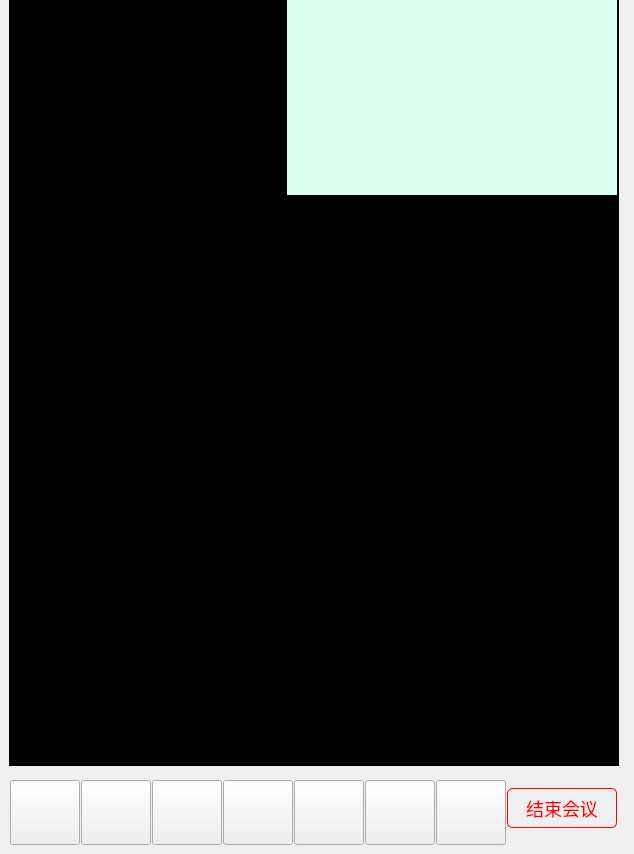
         <widget class="QWidget" name="widgetVideoShow" native="true">
          <property name="sizePolicy">
           <sizepolicy hsizetype="Preferred" vsizetype="Expanding">
            <horstretch>0</horstretch>
            <verstretch>0</verstretch>
           </sizepolicy>
          </property>
          <property name="minimumSize">
           <size>
            <width>630</width>
            <height>0</height>
           </size>
          </property>
          <property name="mouseTracking">
           <bool>true</bool>
          </property>
          <widget class="QWidget" name="peerDesc" native="true">
           <property name="geometry">
            <rect>
             <x>9</x>
             <y>-5</y>
             <width>610</width>
             <height>771</height>
            </rect>
           </property>
           <property name="sizePolicy">
            <sizepolicy hsizetype="Expanding" vsizetype="Expanding">
             <horstretch>0</horstretch>
             <verstretch>0</verstretch>
            </sizepolicy>
           </property>
           <property name="minimumSize">
            <size>
             <width>530</width>
             <height>500</height>
            </size>
           </property>
           <property name="maximumSize">
            <size>
             <width>16777215</width>
             <height>16777215</height>
            </size>
           </property>
           <property name="mouseTracking">
            <bool>true</bool>
           </property>
           <property name="styleSheet">
            <string notr="true">background-color:#000;

</string>
           </property>
           <property name="leftbottomskin" stdset="0">
            <bool>true</bool>
           </property>
           <layout class="QGridLayout" name="gridLayout_6">
            <property name="leftMargin">
             <number>2</number>
            </property>
            <property name="topMargin">
             <number>0</number>
            </property>
            <property name="rightMargin">
             <number>2</number>
            </property>
            <property name="bottomMargin">
             <number>90</number>
            </property>
            <property name="spacing">
             <number>0</number>
            </property>
            <item row="0" column="1">
             <widget class="QWidget" name="otherDesc" native="true">
              <property name="enabled">
               <bool>false</bool>
              </property>
              <property name="sizePolicy">
               <sizepolicy hsizetype="Fixed" vsizetype="Fixed">
                <horstretch>0</horstretch>
                <verstretch>0</verstretch>
               </sizepolicy>
              </property>
              <property name="minimumSize">
               <size>
                <width>330</width>
                <height>200</height>
               </size>
              </property>
              <property name="maximumSize">
               <size>
                <width>330</width>
                <height>200</height>
               </size>
              </property>
              <property name="mouseTracking">
               <bool>true</bool>
              </property>
              <property name="styleSheet">
               <string notr="true">background-color: rgb(219, 255, 240);</string>
              </property>
             </widget>
            </item>
            <item row="2" column="1" alignment="Qt::AlignRight|Qt::AlignBottom">
             <widget class="QWidget" name="meDesc" native="true">
              <property name="sizePolicy">
               <sizepolicy hsizetype="Fixed" vsizetype="Fixed">
                <horstretch>0</horstretch>
                <verstretch>0</verstretch>
               </sizepolicy>
              </property>
              <property name="minimumSize">
               <size>
                <width>250</width>
                <height>140</height>
               </size>
              </property>
              <property name="maximumSize">
               <size>
                <width>250</width>
                <height>140</height>
               </size>
              </property>
              <property name="mouseTracking">
               <bool>true</bool>
              </property>
              <property name="styleSheet">
               <string notr="true">background-color: #000;
padding-bottom:100px;</string>
              </property>
             </widget>
            </item>
            <item row="1" column="1">
             <spacer name="verticalSpacer">
              <property name="orientation">
               <enum>Qt::Vertical</enum>
              </property>
              <property name="sizeHint" stdset="0">
               <size>
                <width>20</width>
                <height>268</height>
               </size>
              </property>
             </spacer>
            </item>
            <item row="0" column="0">
             <spacer name="horizontalSpacer_11">
              <property name="orientation">
               <enum>Qt::Horizontal</enum>
              </property>
              <property name="sizeHint" stdset="0">
               <size>
                <width>745</width>
                <height>20</height>
               </size>
              </property>
             </spacer>
            </item>
            <item row="3" column="1" alignment="Qt::AlignRight">
             <widget class="QLabel" name="lab_io">
              <property name="minimumSize">
               <size>
                <width>260</width>
                <height>0</height>
               </size>
              </property>
              <property name="maximumSize">
               <size>
                <width>260</width>
                <height>16777215</height>
               </size>
              </property>
              <property name="styleSheet">
               <string notr="true">color:#fff;</string>
              </property>
              <property name="text">
               <string/>
              </property>
              <property name="alignment">
               <set>Qt::AlignCenter</set>
              </property>
             </widget>
            </item>
           </layout>
          </widget>
          <widget class="QWidget" name="bottomMenu" native="true">
           <property name="geometry">
            <rect>
             <x>0</x>
             <y>780</y>
             <width>625</width>
             <height>65</height>
            </rect>
           </property>
           <property name="sizePolicy">
            <sizepolicy hsizetype="Preferred" vsizetype="Fixed">
             <horstretch>0</horstretch>
             <verstretch>0</verstretch>
            </sizepolicy>
           </property>
           <property name="minimumSize">
            <size>
             <width>0</width>
             <height>65</height>
            </size>
           </property>
           <property name="maximumSize">
            <size>
             <width>16777215</width>
             <height>65</height>
            </size>
           </property>
           <layout class="QHBoxLayout" name="horizontalLayout">
            <property name="spacing">
             <number>1</number>
            </property>
            <property name="leftMargin">
             <number>10</number>
            </property>
            <property name="topMargin">
             <number>0</number>
            </property>
            <property name="rightMargin">
             <number>10</number>
            </property>
            <property name="bottomMargin">
             <number>8</number>
            </property>
            <item>
             <spacer name="horizontalSpacer_4">
              <property name="orientation">
               <enum>Qt::Horizontal</enum>
              </property>
              <property name="sizeHint" stdset="0">
               <size>
                <width>40</width>
                <height>20</height>
               </size>
              </property>
             </spacer>
            </item>
            <item>
             <widget class="QToolButton" name="toolBtnSpeak">
              <property name="minimumSize">
               <size>
                <width>70</width>
                <height>65</height>
               </size>
              </property>
              <property name="maximumSize">
               <size>
                <width>16777215</width>
                <height>65</height>
               </size>
              </property>
              <property name="text">
               <string/>
              </property>
             </widget>
            </item>
            <item>
             <widget class="QToolButton" name="toolBtnScreen">
              <property name="minimumSize">
               <size>
                <width>70</width>
                <height>65</height>
               </size>
              </property>
              <property name="maximumSize">
               <size>
                <width>16777215</width>
                <height>65</height>
               </size>
              </property>
              <property name="text">
               <string/>
              </property>
             </widget>
            </item>
            <item>
             <widget class="QToolButton" name="toolBtnChat">
              <property name="minimumSize">
               <size>
                <width>70</width>
                <height>65</height>
               </size>
              </property>
              <property name="maximumSize">
               <size>
                <width>16777215</width>
                <height>65</height>
               </size>
              </property>
              <property name="text">
               <string/>
              </property>
             </widget>
            </item>
            <item>
             <widget class="QToolButton" name="toolBtnHome">
              <property name="minimumSize">
               <size>
                <width>70</width>
                <height>65</height>
               </size>
              </property>
              <property name="text">
               <string/>
              </property>
             </widget>
            </item>
            <item>
             <widget class="QToolButton" name="toolBtnBall">
              <property name="minimumSize">
               <size>
                <width>70</width>
                <height>65</height>
               </size>
              </property>
              <property name="text">
               <string/>
              </property>
             </widget>
            </item>
            <item>
             <widget class="QToolButton" name="toolBtnControl">
              <property name="minimumSize">
               <size>
                <width>70</width>
                <height>65</height>
               </size>
              </property>
              <property name="text">
               <string/>
              </property>
             </widget>
            </item>
            <item>
             <widget class="QToolButton" name="toolBtnMore">
              <property name="minimumSize">
               <size>
                <width>70</width>
                <height>65</height>
               </size>
              </property>
              <property name="text">
               <string/>
              </property>
             </widget>
            </item>
            <item>
             <spacer name="horizontalSpacer_3">
              <property name="orientation">
               <enum>Qt::Horizontal</enum>
              </property>
              <property name="sizeHint" stdset="0">
               <size>
                <width>40</width>
                <height>20</height>
               </size>
              </property>
             </spacer>
            </item>
            <item>
             <widget class="QPushButton" name="BtnEndAv">
              <property name="minimumSize">
               <size>
                <width>110</width>
                <height>40</height>
               </size>
              </property>
              <property name="maximumSize">
               <size>
                <width>16777215</width>
                <height>40</height>
               </size>
              </property>
              <property name="styleSheet">
               <string notr="true">border-radius:5%;
border:1px solid red;
color:red;
font-size:18px;</string>
              </property>
              <property name="text">
               <string>结束会议</string>
              </property>
             </widget>
            </item>
           </layout>
          </widget>
         </widget>
